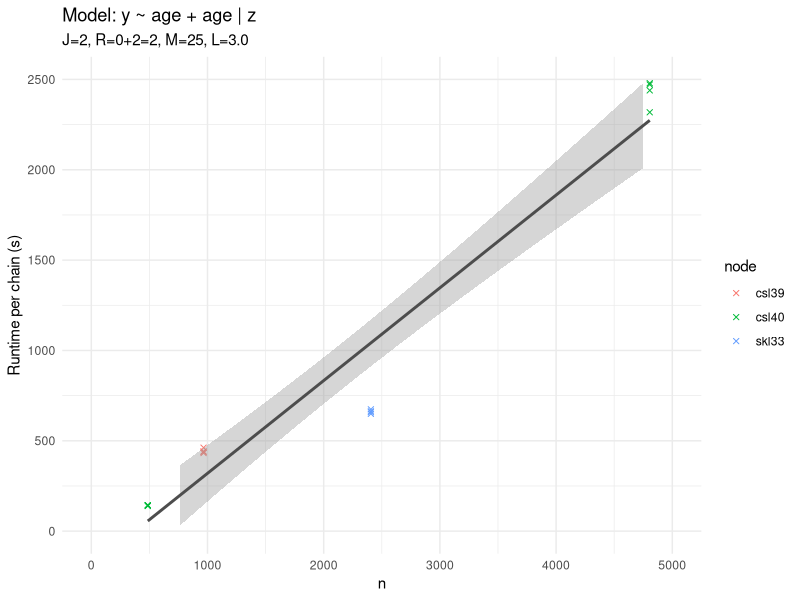

The R source for this figure:
# Runtime data
n1 <- 4806
n2 <- 2406
n3 <- 966
n4 <- 486
t1 <- c(2439.2, 2471.74, 2318.14, 2479.18)
t2 <- c(658.31, 674.21, 663.2, 649.32)
t3 <- c(461.99, 438.91, 441.18, 432.38)
t4 <- c(139.09, 142.48, 143.59, 143.28)
nodes <- c("csl40", "skl33", "csl39", "csl40")

# Create data frame
n <- rep(c(n1, n2, n3, n4), each = 4)
time <- c(t1, t2, t3, t4)
node <- rep(nodes, each = 4)
df <- data.frame(n, time, node)

# Plot
library(ggplot2)
plt <- ggplot(df, aes(x = n, y = time, color = node)) +
  geom_point(pch = 4) +
  stat_smooth(method = "lm", col = "gray30") +
  theme_minimal() +
  ylab("Runtime per chain (s)") +
  xlab("n") +
  ggtitle("Model: y ~ age + age | z", subtitle = "J=2, R=0+2=2, M=25, L=3.0") +
  ylim(0, 2500) +
  xlim(0, 5000)
